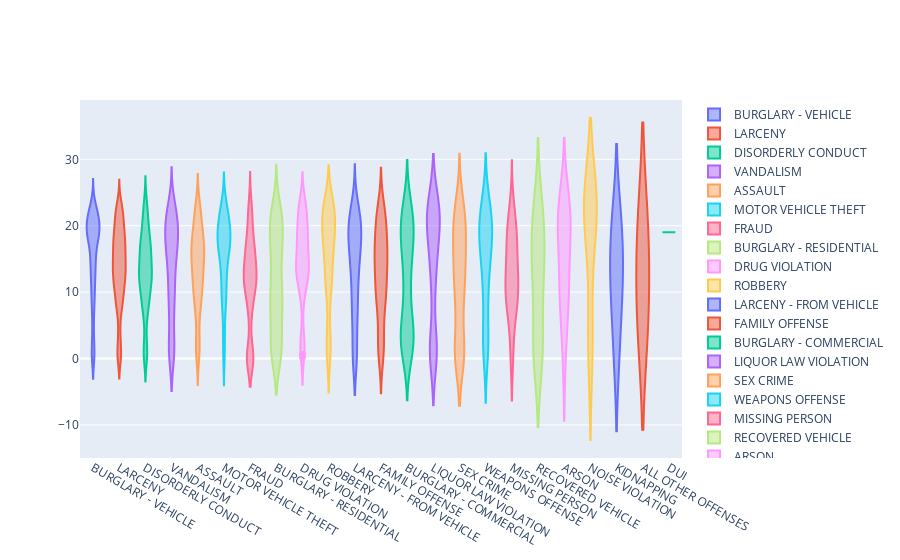

Notebook code for this chart:
### Markdown cell above
View the crime time periods broken down by crime type:

### Code cell
boxes = [(len(df), go.Violin(y=df["hour_of_day"], name=i)) for (i, df) in calls.groupby("CVLEGEND")]
py.iplot([r[1] for r in sorted(boxes, key=lambda x:x[0], reverse=True)])

### Figure 1 — Plotly figure (JSON) as saved in the notebook; plotly's stock layout.template omitted (floating-point values rounded to 4 significant figures; data arrays with more than 128 entries replaced by an {"elided": "..."} marker saying what was removed)
{"data": [{"name": "BURGLARY - VEHICLE", "type": "violin", "y": {"elided": "1308 float values"}}, {"name": "LARCENY", "type": "violin", "y": {"elided": "1173 float values"}}, {"name": "DISORDERLY CONDUCT", "type": "violin", "y": {"elided": "360 float values"}}, {"name": "VANDALISM", "type": "violin", "y": {"elided": "297 float values"}}, {"name": "ASSAULT", "type": "violin", "y": {"elided": "277 float values"}}, {"name": "MOTOR VEHICLE THEFT", "type": "violin", "y": {"elided": "256 float values"}}, {"name": "FRAUD", "type": "violin", "y": {"elided": "228 float values"}}, {"name": "BURGLARY - RESIDENTIAL", "type": "violin", "y": {"elided": "202 float values"}}, {"name": "DRUG VIOLATION", "type": "violin", "y": {"elided": "198 float values"}}, {"name": "ROBBERY", "type": "violin", "y": {"elided": "184 float values"}}, {"name": "LARCENY - FROM VEHICLE", "type": "violin", "y": {"elided": "153 float values"}}, {"name": "FAMILY OFFENSE", "type": "violin", "y": {"elided": "137 float values"}}, {"name": "BURGLARY - COMMERCIAL", "type": "violin", "y": {"elided": "133 float values"}}, {"name": "LIQUOR LAW VIOLATION", "type": "violin", "y": [10.03, 23.35, 1.633, 11.98, 1.35, 21, 20.47, 13.17, 22.88, 17.27, 23.63, 20.48, 19.17, 17.48, 17.17, 18.58, 19.67, 0.8667, 19.02, 15.25, 22.93, 13.17, 16.15, 3.467, 2, 17.58, 1.567, 2.1, 12.23, 0.4333, 20.75, 22.33, 23, 13.83, 21.92, 0.25, 1.85, 0.2333, 9.25, 22.15, 15.5, 22.1, 22.48, 10.2, 1.133, 22.83, 0.65, 22.57, 7.333, 0.6167, 15.88, 14.13, 23.17, 22.77, 23.48, 20.37, 21.08, 1.683, 23.18, 1.733, 23.37, 1.017, 17.18, 17.88, 16.53, 0.1167, 19.78, 22.27, 12.4, 0.7833, 1.35, 20.75, 23.4, 18.98, 16.55, 10.95, 0.1, 1.933, 19.83, 0.25, 20.28, 13.87, 21, 11.58, 23.67, 16.53, 21.52, 23.53, 0.2333, 12.73, 23.08, 19.65, 21.92, 3.083, 17.23, 10.3, 23.47, 1.35, 23.03, 1.433, 21.57, 21, 19.15, 0.7667, 18.93, 21.65, 22.33, 22.05, 1.3]}, {"name": "SEX CRIME", "type": "violin", "y": [0, 22, 17.75, 13.03, 11.83, 17, 17.75, 16.5, 8, 21.27, 1.25, 22, 20.75, 17, 11.8, 23.03, 12, 20, 0, 12, 19, 23.75, 0, 17, 0.7333, 22, 2, 2.75, 0.5, 0.01667, 22.48, 15, 0, 0, 15, 8.5, 1.5, 0, 2, 12.83, 9, 12, 0.5, 19.58, 14.93, 8.35, 21.33, 8.233, 19, 8.833, 5, 7.167, 15.5, 12, 23, 22, 16.22, 0.08333, 20.5, 0, 0, 12.72, 13.67, 18, 7.5, 17, 9.9, 21.5, 14, 13.67, 20.67, 21, 9.667, 21.47, 2, 2.5]}, {"name": "WEAPONS OFFENSE", "type": "violin", "y": [15.03, 1.617, 12.88, 22.5, 20.98, 3.483, 1.983, 15.42, 18.25, 15.43, 0.3667, 19.25, 19.12, 22.77, 1.783, 14.67, 23, 18, 8.5, 19.42, 23.9, 21.4, 8.817, 15.97, 18.53, 2.95, 15.82, 18.83, 22.67, 0.9667, 4.517, 17.5, 11.58, 18.95, 21.68, 23.72, 0.55, 19.95, 8.733, 23.5, 3.217, 20.97, 11, 19.33, 8.083, 16, 20.47, 10.92, 21.2, 20.92, 16.02, 18.67, 2.683, 11.82, 16.5]}, {"name": "MISSING PERSON", "type": "violin", "y": [19.5, 7.333, 9, 12, 20.25, 8, 20, 11, 8, 11, 6, 12, 15.5, 18, 7, 16, 17.5, 0, 21, 16, 0, 12.83, 12, 9, 8, 11.98, 11.45, 23.57, 17.22, 18.5, 11, 2.5, 15.5, 21.5]}, {"name": "RECOVERED VEHICLE", "type": "violin", "y": [13.02, 1.817, 1.883, 11, 11.9, 16.07, 20.4, 0.4, 12, 0, 19.23, 19.48, 21.55, 2.183, 22.87]}, {"name": "ARSON", "type": "violin", "y": [10.93, 23.83, 20.67, 20.6, 14.38, 10, 0.03333, 6.417, 21, 21.17, 8.183, 16, 22.5]}, {"name": "NOISE VIOLATION", "type": "violin", "y": [22.72, 1.817, 23.25, 23.52, 0.08333, 23.6, 22.98, 7.167, 23.87, 17.5, 23.1]}, {"name": "KIDNAPPING", "type": "violin", "y": [20.5, 18.08, 0.8667, 9.983, 11.45]}, {"name": "ALL OTHER OFFENSES", "type": "violin", "y": [18.83, 6]}, {"name": "DUI", "type": "violin", "y": [19]}], "layout": {}}
